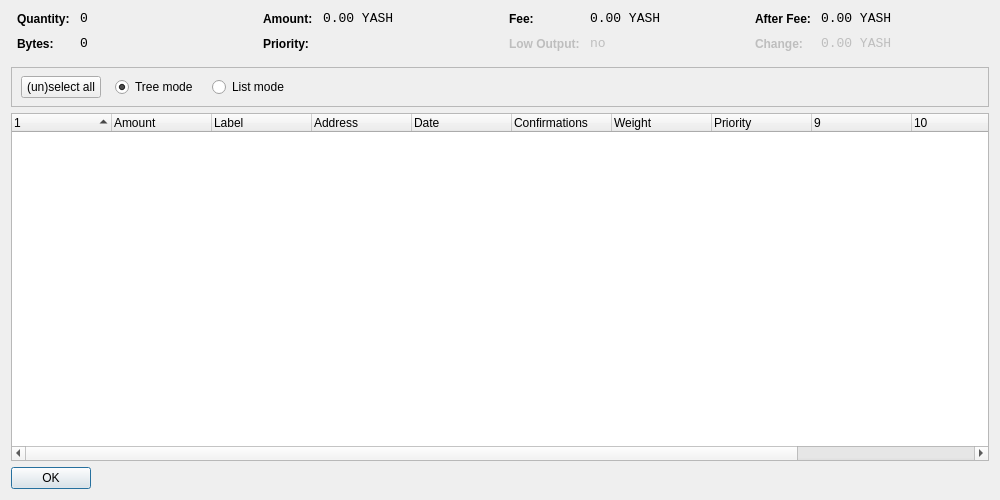
<?xml version="1.0" encoding="UTF-8"?>
<ui version="4.0">
 <class>CoinControlDialog</class>
 <widget class="QWidget" name="CoinControlDialog">
  <property name="geometry">
   <rect>
    <x>0</x>
    <y>0</y>
    <width>1000</width>
    <height>500</height>
   </rect>
  </property>
  <property name="windowTitle">
   <string>Coin Control</string>
  </property>
  <layout class="QVBoxLayout" name="verticalLayout">
   <item>
    <layout class="QHBoxLayout" name="horizontalLayoutTop" stretch="0,0,0,0">
     <property name="topMargin">
      <number>0</number>
     </property>
     <property name="bottomMargin">
      <number>10</number>
     </property>
     <item>
      <layout class="QFormLayout" name="formLayoutCoinControl1">
       <property name="horizontalSpacing">
        <number>10</number>
       </property>
       <property name="verticalSpacing">
        <number>10</number>
       </property>
       <property name="leftMargin">
        <number>6</number>
       </property>
       <property name="rightMargin">
        <number>6</number>
       </property>
       <item row="0" column="0">
        <widget class="QLabel" name="labelCoinControlQuantityText">
         <property name="styleSheet">
          <string notr="true">font-weight:bold;</string>
         </property>
         <property name="text">
          <string>Quantity:</string>
         </property>
        </widget>
       </item>
       <item row="0" column="1">
        <widget class="QLabel" name="labelCoinControlQuantity">
         <property name="font">
          <font>
           <family>Monospace</family>
           <pointsize>10</pointsize>
          </font>
         </property>
         <property name="cursor">
          <cursorShape>IBeamCursor</cursorShape>
         </property>
         <property name="contextMenuPolicy">
          <enum>Qt::ActionsContextMenu</enum>
         </property>
         <property name="text">
          <string notr="true">0</string>
         </property>
         <property name="textInteractionFlags">
          <set>Qt::LinksAccessibleByMouse|Qt::TextSelectableByKeyboard|Qt::TextSelectableByMouse</set>
         </property>
        </widget>
       </item>
       <item row="1" column="0">
        <widget class="QLabel" name="labelCoinControlBytesText">
         <property name="styleSheet">
          <string notr="true">font-weight:bold;</string>
         </property>
         <property name="text">
          <string>Bytes:</string>
         </property>
        </widget>
       </item>
       <item row="1" column="1">
        <widget class="QLabel" name="labelCoinControlBytes">
         <property name="font">
          <font>
           <family>Monospace</family>
           <pointsize>10</pointsize>
          </font>
         </property>
         <property name="cursor">
          <cursorShape>IBeamCursor</cursorShape>
         </property>
         <property name="contextMenuPolicy">
          <enum>Qt::ActionsContextMenu</enum>
         </property>
         <property name="text">
          <string notr="true">0</string>
         </property>
         <property name="textInteractionFlags">
          <set>Qt::LinksAccessibleByMouse|Qt::TextSelectableByKeyboard|Qt::TextSelectableByMouse</set>
         </property>
        </widget>
       </item>
      </layout>
     </item>
     <item>
      <layout class="QFormLayout" name="formLayoutCoinControl2">
       <property name="horizontalSpacing">
        <number>10</number>
       </property>
       <property name="verticalSpacing">
        <number>10</number>
       </property>
       <property name="leftMargin">
        <number>6</number>
       </property>
       <property name="rightMargin">
        <number>6</number>
       </property>
       <item row="0" column="0">
        <widget class="QLabel" name="labelCoinControlAmountText">
         <property name="styleSheet">
          <string notr="true">font-weight:bold;</string>
         </property>
         <property name="text">
          <string>Amount:</string>
         </property>
        </widget>
       </item>
       <item row="0" column="1">
        <widget class="QLabel" name="labelCoinControlAmount">
         <property name="font">
          <font>
           <family>Monospace</family>
           <pointsize>10</pointsize>
          </font>
         </property>
         <property name="cursor">
          <cursorShape>IBeamCursor</cursorShape>
         </property>
         <property name="contextMenuPolicy">
          <enum>Qt::ActionsContextMenu</enum>
         </property>
         <property name="text">
          <string notr="true">0.00 YASH</string>
         </property>
         <property name="textInteractionFlags">
          <set>Qt::LinksAccessibleByMouse|Qt::TextSelectableByKeyboard|Qt::TextSelectableByMouse</set>
         </property>
        </widget>
       </item>
       <item row="1" column="0">
        <widget class="QLabel" name="labelCoinControlPriorityText">
         <property name="styleSheet">
          <string notr="true">font-weight:bold;</string>
         </property>
         <property name="text">
          <string>Priority:</string>
         </property>
        </widget>
       </item>
       <item row="1" column="1">
        <widget class="QLabel" name="labelCoinControlPriority">
         <property name="font">
          <font>
           <family>Monospace</family>
           <pointsize>10</pointsize>
          </font>
         </property>
         <property name="cursor">
          <cursorShape>IBeamCursor</cursorShape>
         </property>
         <property name="contextMenuPolicy">
          <enum>Qt::ActionsContextMenu</enum>
         </property>
         <property name="text">
          <string/>
         </property>
         <property name="textInteractionFlags">
          <set>Qt::LinksAccessibleByMouse|Qt::TextSelectableByKeyboard|Qt::TextSelectableByMouse</set>
         </property>
        </widget>
       </item>
      </layout>
     </item>
     <item>
      <layout class="QFormLayout" name="formLayoutCoinControl3">
       <property name="horizontalSpacing">
        <number>10</number>
       </property>
       <property name="verticalSpacing">
        <number>10</number>
       </property>
       <property name="leftMargin">
        <number>6</number>
       </property>
       <property name="rightMargin">
        <number>6</number>
       </property>
       <item row="0" column="0">
        <widget class="QLabel" name="labelCoinControlFeeText">
         <property name="styleSheet">
          <string notr="true">font-weight:bold;</string>
         </property>
         <property name="text">
          <string>Fee:</string>
         </property>
        </widget>
       </item>
       <item row="0" column="1">
        <widget class="QLabel" name="labelCoinControlFee">
         <property name="font">
          <font>
           <family>Monospace</family>
           <pointsize>10</pointsize>
          </font>
         </property>
         <property name="cursor">
          <cursorShape>IBeamCursor</cursorShape>
         </property>
         <property name="contextMenuPolicy">
          <enum>Qt::ActionsContextMenu</enum>
         </property>
         <property name="text">
          <string notr="true">0.00 YASH</string>
         </property>
         <property name="textInteractionFlags">
          <set>Qt::LinksAccessibleByMouse|Qt::TextSelectableByKeyboard|Qt::TextSelectableByMouse</set>
         </property>
        </widget>
       </item>
       <item row="1" column="0">
        <widget class="QLabel" name="labelCoinControlLowOutputText">
         <property name="enabled">
          <bool>false</bool>
         </property>
         <property name="styleSheet">
          <string notr="true">font-weight:bold;</string>
         </property>
         <property name="text">
          <string>Low Output:</string>
         </property>
        </widget>
       </item>
       <item row="1" column="1">
        <widget class="QLabel" name="labelCoinControlLowOutput">
         <property name="enabled">
          <bool>false</bool>
         </property>
         <property name="font">
          <font>
           <family>Monospace</family>
           <pointsize>10</pointsize>
          </font>
         </property>
         <property name="cursor">
          <cursorShape>IBeamCursor</cursorShape>
         </property>
         <property name="contextMenuPolicy">
          <enum>Qt::ActionsContextMenu</enum>
         </property>
         <property name="text">
          <string>no</string>
         </property>
         <property name="textInteractionFlags">
          <set>Qt::LinksAccessibleByMouse|Qt::TextSelectableByKeyboard|Qt::TextSelectableByMouse</set>
         </property>
        </widget>
       </item>
      </layout>
     </item>
     <item>
      <layout class="QFormLayout" name="formLayoutCoinControl4">
       <property name="horizontalSpacing">
        <number>10</number>
       </property>
       <property name="verticalSpacing">
        <number>10</number>
       </property>
       <property name="leftMargin">
        <number>6</number>
       </property>
       <property name="rightMargin">
        <number>6</number>
       </property>
       <item row="0" column="0">
        <widget class="QLabel" name="labelCoinControlAfterFeeText">
         <property name="styleSheet">
          <string notr="true">font-weight:bold;</string>
         </property>
         <property name="text">
          <string>After Fee:</string>
         </property>
        </widget>
       </item>
       <item row="0" column="1">
        <widget class="QLabel" name="labelCoinControlAfterFee">
         <property name="font">
          <font>
           <family>Monospace</family>
           <pointsize>10</pointsize>
          </font>
         </property>
         <property name="cursor">
          <cursorShape>IBeamCursor</cursorShape>
         </property>
         <property name="contextMenuPolicy">
          <enum>Qt::ActionsContextMenu</enum>
         </property>
         <property name="text">
          <string notr="true">0.00 YASH</string>
         </property>
         <property name="textInteractionFlags">
          <set>Qt::LinksAccessibleByMouse|Qt::TextSelectableByKeyboard|Qt::TextSelectableByMouse</set>
         </property>
        </widget>
       </item>
       <item row="1" column="0">
        <widget class="QLabel" name="labelCoinControlChangeText">
         <property name="enabled">
          <bool>false</bool>
         </property>
         <property name="styleSheet">
          <string notr="true">font-weight:bold;</string>
         </property>
         <property name="text">
          <string>Change:</string>
         </property>
        </widget>
       </item>
       <item row="1" column="1">
        <widget class="QLabel" name="labelCoinControlChange">
         <property name="enabled">
          <bool>false</bool>
         </property>
         <property name="font">
          <font>
           <family>Monospace</family>
           <pointsize>10</pointsize>
          </font>
         </property>
         <property name="cursor">
          <cursorShape>IBeamCursor</cursorShape>
         </property>
         <property name="contextMenuPolicy">
          <enum>Qt::ActionsContextMenu</enum>
         </property>
         <property name="text">
          <string notr="true">0.00 YASH</string>
         </property>
         <property name="textInteractionFlags">
          <set>Qt::LinksAccessibleByMouse|Qt::TextSelectableByKeyboard|Qt::TextSelectableByMouse</set>
         </property>
        </widget>
       </item>
      </layout>
     </item>
    </layout>
   </item>
   <item>
    <widget class="QFrame" name="frame">
     <property name="minimumSize">
      <size>
       <width>0</width>
       <height>40</height>
      </size>
     </property>
     <property name="frameShape">
      <enum>QFrame::StyledPanel</enum>
     </property>
     <property name="frameShadow">
      <enum>QFrame::Sunken</enum>
     </property>
     <widget class="QWidget" name="horizontalLayoutWidget">
      <property name="geometry">
       <rect>
        <x>10</x>
        <y>0</y>
        <width>781</width>
        <height>41</height>
       </rect>
      </property>
      <layout class="QHBoxLayout" name="horizontalLayoutPanel" stretch="0,0,0,0">
       <property name="spacing">
        <number>14</number>
       </property>
       <item>
        <widget class="QPushButton" name="pushButtonSelectAll">
         <property name="sizePolicy">
          <sizepolicy hsizetype="Maximum" vsizetype="Fixed">
           <horstretch>0</horstretch>
           <verstretch>0</verstretch>
          </sizepolicy>
         </property>
         <property name="text">
          <string>(un)select all</string>
         </property>
        </widget>
       </item>
       <item>
        <widget class="QRadioButton" name="radioTreeMode">
         <property name="sizePolicy">
          <sizepolicy hsizetype="Maximum" vsizetype="Fixed">
           <horstretch>0</horstretch>
           <verstretch>0</verstretch>
          </sizepolicy>
         </property>
         <property name="text">
          <string>Tree mode</string>
         </property>
         <property name="checked">
          <bool>true</bool>
         </property>
        </widget>
       </item>
       <item>
        <widget class="QRadioButton" name="radioListMode">
         <property name="sizePolicy">
          <sizepolicy hsizetype="Maximum" vsizetype="Fixed">
           <horstretch>0</horstretch>
           <verstretch>0</verstretch>
          </sizepolicy>
         </property>
         <property name="text">
          <string>List mode</string>
         </property>
        </widget>
       </item>
       <item>
        <spacer name="horizontalSpacer">
         <property name="orientation">
          <enum>Qt::Horizontal</enum>
         </property>
         <property name="sizeHint" stdset="0">
          <size>
           <width>40</width>
           <height>20</height>
          </size>
         </property>
        </spacer>
       </item>
      </layout>
     </widget>
    </widget>
   </item>
   <item>
    <widget class="CoinControlTreeWidget" name="treeWidget">
     <property name="contextMenuPolicy">
      <enum>Qt::CustomContextMenu</enum>
     </property>
     <property name="sortingEnabled">
      <bool>false</bool>
     </property>
     <property name="columnCount">
      <number>12</number>
     </property>
     <attribute name="headerShowSortIndicator" stdset="0">
      <bool>true</bool>
     </attribute>
     <attribute name="headerStretchLastSection">
      <bool>false</bool>
     </attribute>
     <column>
      <property name="text">
       <string/>
      </property>
     </column>
     <column>
      <property name="text">
       <string>Amount</string>
      </property>
     </column>
     <column>
      <property name="text">
       <string>Label</string>
      </property>
     </column>
     <column>
      <property name="text">
       <string>Address</string>
      </property>
     </column>
     <column>
      <property name="text">
       <string>Date</string>
      </property>
     </column>
     <column>
      <property name="text">
       <string>Confirmations</string>
      </property>
      <property name="toolTip">
       <string>Confirmed</string>
      </property>
     </column>
     <column>
      <property name="text">
       <string>Weight</string>
      </property>
     </column>
     <column>
      <property name="text">
       <string>Priority</string>
      </property>
     </column>
     <column>
      <property name="text">
       <string/>
      </property>
     </column>
     <column>
      <property name="text">
       <string/>
      </property>
     </column>
     <column>
      <property name="text">
       <string/>
      </property>
     </column>
     <column>
      <property name="text">
       <string/>
      </property>
     </column>
    </widget>
   </item>
   <item>
    <widget class="QDialogButtonBox" name="buttonBox">
     <property name="sizePolicy">
      <sizepolicy hsizetype="Maximum" vsizetype="Fixed">
       <horstretch>0</horstretch>
       <verstretch>0</verstretch>
      </sizepolicy>
     </property>
     <property name="orientation">
      <enum>Qt::Horizontal</enum>
     </property>
     <property name="standardButtons">
      <set>QDialogButtonBox::Ok</set>
     </property>
    </widget>
   </item>
  </layout>
 </widget>
 <customwidgets>
  <customwidget>
   <class>CoinControlTreeWidget</class>
   <extends>QTreeWidget</extends>
   <header>coincontroltreewidget.h</header>
  </customwidget>
 </customwidgets>
 <resources/>
 <connections/>
</ui>
